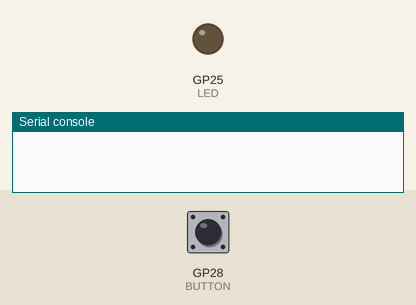
Recording of a program running on a simulated Raspberry Pi Pico running CircuitPython. Shown: output pins drawn as LEDs (lit = HIGH), the last lines printed to the serial console. The inputs (shaded band) are chosen by the test bench; at power-on: GP28 (BUTTON) LOW. The clock reads 2024-03-15 10:24:30 at power-on unless the program sets it; the GPS gets a fix after 3 s at 37.7749, -122.4194 with 8 satellites; no radio messages arrive unless stated (any console line starting 'radio sent:' is added by the test bench).

Above: at 1.2 s.
1.3 s: GP28 (BUTTON) pulled HIGH for 1 s
At 2.5 s:
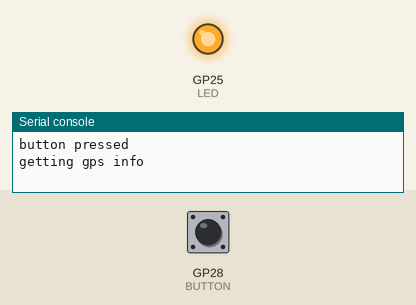
5.4 s: GP28 (BUTTON) pulled HIGH for 3.2 s
At 9.4 s:
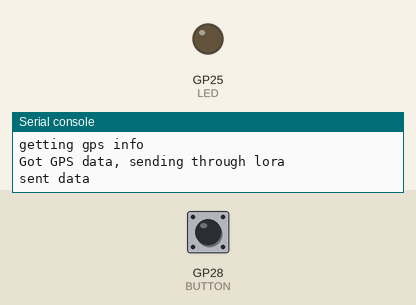
10.1 s: GP28 (BUTTON) pulled HIGH for 0.15 s
At 10.8 s:
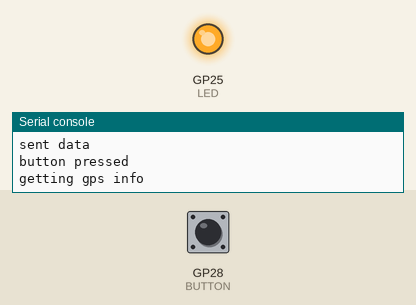
Timing chart, 0 to 14.7 s (numbered marks = the images above; inputs shaded):
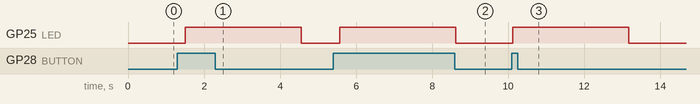

The program:

code.py
```python
import time
import board
import busio
import json
import digitalio
import adafruit_gps
import adafruit_rfm9x

def _format_datetime(datetime):
    return "{:02}:{:02}".format(
        datetime.tm_hour,
        datetime.tm_min,
    )

RX = board.GP17
TX = board.GP16
uart = busio.UART(TX, RX, baudrate=9600, timeout=10)
gps = adafruit_gps.GPS(uart, debug=False)

gps.send_command(b"PMTK314,0,1,0,1,0,0,0,0,0,0,0,0,0,0,0,0,0,0,0")
gps.send_command(b"PMTK220,1000")

# Define radio parameters.
RADIO_FREQ_MHZ = 433.0  # Frequency of the radio in Mhz. Must match your

# Define pins connected to the chip, use these if wiring up the breakout according to the guide:
CS = digitalio.DigitalInOut(board.GP13)
RESET = digitalio.DigitalInOut(board.GP21)

# Define the onboard LED ad PUSH_BUTTON
LED = digitalio.DigitalInOut(board.GP25)
LED.direction = digitalio.Direction.OUTPUT

BUTTON = digitalio.DigitalInOut(board.GP28)
BUTTON.direction = digitalio.Direction.INPUT

# Initialize SPI bus.
spi = busio.SPI(board.GP10, MOSI=board.GP11, MISO=board.GP12)
# Initialze RFM radio
rfm9x = adafruit_rfm9x.RFM9x(spi, CS, RESET, RADIO_FREQ_MHZ)
deviceid=1
rfm9x.tx_power = 23

prev_time = time.monotonic()
prev_send_time = time.monotonic() - 50

def senddata():
    LED.value = True
    print("button pressed")
    print("getting gps info")
    time.sleep(2)
    prev_update_time = time.monotonic()
    while True:
        gps.update()
        current_update_time = time.monotonic()
        if current_update_time - prev_update_time >= 1.0:
            prev_update_time = current_update_time
            if not gps.has_fix:
                print('Waiting for fix...')
                continue
            else:
                break
    print("Got GPS data, sending through lora")  # Print a separator line.
    gps_time = _format_datetime(gps.timestamp_utc)
    data = {
    "i" : deviceid,
    "l" : [gps.latitude,gps.longitude],
    "a" : gps.altitude_m,
    "t" : gps_time
    }
    #data = {
    #"i" : 1,
    #"l" : [27.6914,84.444],
    #"a" : 1300,
    #"t" : "13:22"
    #}
    json_encoded = json.dumps(data)
    rfm9x.send(bytes(json.dumps(data), "utf-8"))
    print("sent data")
    LED.value = False

while True:
    pack = rfm9x.receive()
    if pack is not None:
        try:
            packet_text = str(packet, "ascii")
            json_packet_text = json.loads(packet_text)
            print(json_packet_text)
            if(json_packet_text["i"] == "r" and json_packet_text["d"] == deviceid):
                senddata()
            else:
                rfm9x.send(bytes(packet_text, "utf-8"))
        except:
            continue

    curr_time = time.monotonic()
    if curr_time - prev_time >= 1800:
        gps.update()
        prev_time = curr_time
    LED.value = False
    if BUTTON.value == True:
        senddata()
```

Measured:
- after the input at 1.3 s, GP25 (LED): LOW → HIGH after 0.21 s, → LOW 3.1 s later
- after the input at 5.4 s, GP25 (LED): LOW → HIGH after 0.17 s, → LOW 3.1 s later
- after the input at 10.1 s, GP25 (LED): LOW → HIGH at once, → LOW 3.1 s later
